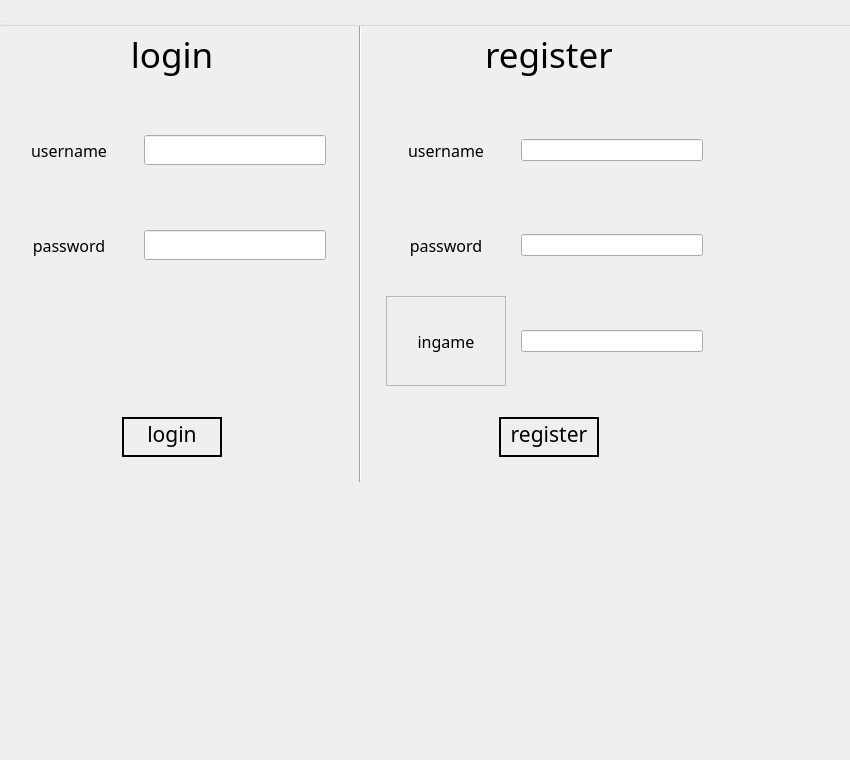
<?xml version="1.0" encoding="UTF-8"?>
<ui version="4.0">
 <class>MainWindow</class>
 <widget class="QWidget" name="MainWindow">
  <property name="geometry">
   <rect>
    <x>0</x>
    <y>0</y>
    <width>850</width>
    <height>760</height>
   </rect>
  </property>
  <property name="windowTitle">
   <string>MainWindow</string>
  </property>
  <widget class="QWidget" name="centralwidget">
   <property name="geometry">
    <rect>
     <x>0</x>
     <y>0</y>
     <width>721</width>
     <height>491</height>
    </rect>
   </property>
   <layout class="QHBoxLayout" name="horizontalLayout">
    <item>
     <widget class="QWidget" name="widget_login" native="true">
      <property name="maximumSize">
       <size>
        <width>400</width>
        <height>600</height>
       </size>
      </property>
      <layout class="QGridLayout" name="gridLayout">
       <item row="0" column="0" colspan="2">
        <widget class="QWidget" name="widget" native="true">
         <layout class="QHBoxLayout" name="horizontalLayout_6">
          <item>
           <widget class="QLabel" name="label_login">
            <property name="font">
             <font>
              <family>Poor Richard</family>
              <pointsize>26</pointsize>
             </font>
            </property>
            <property name="text">
             <string>login</string>
            </property>
            <property name="alignment">
             <set>Qt::AlignCenter</set>
            </property>
           </widget>
          </item>
         </layout>
        </widget>
       </item>
       <item row="2" column="0">
        <widget class="QWidget" name="widget_6" native="true">
         <layout class="QHBoxLayout" name="horizontalLayout_5">
          <item>
           <widget class="QLabel" name="label_log_pw">
            <property name="font">
             <font>
              <family>Poor Richard</family>
              <pointsize>12</pointsize>
             </font>
            </property>
            <property name="text">
             <string>password</string>
            </property>
            <property name="alignment">
             <set>Qt::AlignCenter</set>
            </property>
           </widget>
          </item>
         </layout>
        </widget>
       </item>
       <item row="2" column="1">
        <widget class="QWidget" name="widget_8" native="true">
         <property name="maximumSize">
          <size>
           <width>200</width>
           <height>150</height>
          </size>
         </property>
         <layout class="QHBoxLayout" name="horizontalLayout_3">
          <item>
           <widget class="QLineEdit" name="input_log_pw">
            <property name="maximumSize">
             <size>
              <width>16777215</width>
              <height>30</height>
             </size>
            </property>
           </widget>
          </item>
         </layout>
        </widget>
       </item>
       <item row="1" column="0">
        <widget class="QWidget" name="widget_5" native="true">
         <layout class="QHBoxLayout" name="horizontalLayout_4">
          <item>
           <widget class="QLabel" name="label_log_username">
            <property name="font">
             <font>
              <family>Poor Richard</family>
              <pointsize>12</pointsize>
             </font>
            </property>
            <property name="text">
             <string>username</string>
            </property>
            <property name="alignment">
             <set>Qt::AlignCenter</set>
            </property>
           </widget>
          </item>
         </layout>
        </widget>
       </item>
       <item row="1" column="1">
        <widget class="QWidget" name="widget_7" native="true">
         <property name="maximumSize">
          <size>
           <width>200</width>
           <height>150</height>
          </size>
         </property>
         <layout class="QHBoxLayout" name="horizontalLayout_2">
          <item>
           <widget class="QLineEdit" name="input_log_username">
            <property name="maximumSize">
             <size>
              <width>16777215</width>
              <height>30</height>
             </size>
            </property>
            <property name="text">
             <string/>
            </property>
           </widget>
          </item>
         </layout>
        </widget>
       </item>
       <item row="4" column="0" colspan="2">
        <widget class="QWidget" name="widget_9" native="true">
         <layout class="QHBoxLayout" name="horizontalLayout_7">
          <item>
           <widget class="QPushButton" name="loginButton">
            <property name="maximumSize">
             <size>
              <width>100</width>
              <height>40</height>
             </size>
            </property>
            <property name="font">
             <font>
              <family>Poor Richard</family>
              <pointsize>16</pointsize>
             </font>
            </property>
            <property name="styleSheet">
             <string notr="true">border-radius : 100; 
border : 2px solid black;
padding-bottom: 7px</string>
            </property>
            <property name="text">
             <string>login</string>
            </property>
           </widget>
          </item>
         </layout>
        </widget>
       </item>
       <item row="3" column="0" colspan="2">
        <widget class="QWidget" name="widget_space" native="true"/>
       </item>
      </layout>
     </widget>
    </item>
    <item>
     <widget class="QWidget" name="widget_verticalLine" native="true">
      <layout class="QHBoxLayout" name="horizontalLayout_16">
       <item>
        <widget class="Line" name="line">
         <property name="maximumSize">
          <size>
           <width>10</width>
           <height>600</height>
          </size>
         </property>
         <property name="orientation">
          <enum>Qt::Vertical</enum>
         </property>
        </widget>
       </item>
      </layout>
     </widget>
    </item>
    <item>
     <widget class="QWidget" name="widget_register" native="true">
      <property name="maximumSize">
       <size>
        <width>400</width>
        <height>600</height>
       </size>
      </property>
      <layout class="QGridLayout" name="gridLayout_2">
       <item row="0" column="0" colspan="2">
        <widget class="QWidget" name="widget_2" native="true">
         <layout class="QHBoxLayout" name="horizontalLayout_8">
          <item>
           <widget class="QLabel" name="label_register">
            <property name="font">
             <font>
              <family>Poor Richard</family>
              <pointsize>26</pointsize>
             </font>
            </property>
            <property name="text">
             <string>register</string>
            </property>
            <property name="alignment">
             <set>Qt::AlignCenter</set>
            </property>
           </widget>
          </item>
         </layout>
        </widget>
       </item>
       <item row="1" column="0">
        <widget class="QWidget" name="widget_10" native="true">
         <layout class="QHBoxLayout" name="horizontalLayout_9">
          <item>
           <widget class="QLabel" name="reg_username">
            <property name="font">
             <font>
              <family>Poor Richard</family>
              <pointsize>12</pointsize>
             </font>
            </property>
            <property name="text">
             <string>username</string>
            </property>
            <property name="alignment">
             <set>Qt::AlignCenter</set>
            </property>
           </widget>
          </item>
         </layout>
        </widget>
       </item>
       <item row="1" column="1">
        <widget class="QWidget" name="widget_12" native="true">
         <property name="maximumSize">
          <size>
           <width>200</width>
           <height>16777215</height>
          </size>
         </property>
         <layout class="QHBoxLayout" name="horizontalLayout_12">
          <item>
           <widget class="QLineEdit" name="input_reg_username"/>
          </item>
         </layout>
        </widget>
       </item>
       <item row="2" column="0">
        <widget class="QWidget" name="widget_3" native="true">
         <layout class="QHBoxLayout" name="horizontalLayout_10">
          <item>
           <widget class="QLabel" name="password">
            <property name="font">
             <font>
              <family>Poor Richard</family>
              <pointsize>12</pointsize>
             </font>
            </property>
            <property name="text">
             <string>password</string>
            </property>
            <property name="alignment">
             <set>Qt::AlignCenter</set>
            </property>
           </widget>
          </item>
         </layout>
        </widget>
       </item>
       <item row="2" column="1">
        <widget class="QWidget" name="widget_13" native="true">
         <property name="maximumSize">
          <size>
           <width>200</width>
           <height>16777215</height>
          </size>
         </property>
         <layout class="QHBoxLayout" name="horizontalLayout_13">
          <item>
           <widget class="QLineEdit" name="input_reg_pw"/>
          </item>
         </layout>
        </widget>
       </item>
       <item row="3" column="0">
        <widget class="QFrame" name="frameIngame">
         <property name="frameShape">
          <enum>QFrame::StyledPanel</enum>
         </property>
         <property name="frameShadow">
          <enum>QFrame::Raised</enum>
         </property>
         <layout class="QHBoxLayout" name="horizontalLayout_11">
          <item>
           <widget class="QLabel" name="ingame">
            <property name="font">
             <font>
              <family>Poor Richard</family>
              <pointsize>12</pointsize>
             </font>
            </property>
            <property name="text">
             <string>ingame</string>
            </property>
            <property name="alignment">
             <set>Qt::AlignCenter</set>
            </property>
           </widget>
          </item>
         </layout>
        </widget>
       </item>
       <item row="3" column="1">
        <widget class="QWidget" name="widget_14" native="true">
         <property name="maximumSize">
          <size>
           <width>200</width>
           <height>16777215</height>
          </size>
         </property>
         <layout class="QHBoxLayout" name="horizontalLayout_14">
          <item>
           <widget class="QLineEdit" name="input_reg_ingame"/>
          </item>
         </layout>
        </widget>
       </item>
       <item row="4" column="0" colspan="2">
        <widget class="QWidget" name="widget_4" native="true">
         <layout class="QHBoxLayout" name="horizontalLayout_15">
          <item>
           <widget class="QPushButton" name="registerButton">
            <property name="maximumSize">
             <size>
              <width>100</width>
              <height>40</height>
             </size>
            </property>
            <property name="font">
             <font>
              <family>Poor Richard</family>
              <pointsize>16</pointsize>
             </font>
            </property>
            <property name="styleSheet">
             <string notr="true">border-radius : 100; 
border : 2px solid black;
padding-bottom: 7px</string>
            </property>
            <property name="text">
             <string>register</string>
            </property>
           </widget>
          </item>
         </layout>
        </widget>
       </item>
      </layout>
     </widget>
    </item>
   </layout>
  </widget>
  <widget class="QMenuBar" name="menubar">
   <property name="geometry">
    <rect>
     <x>0</x>
     <y>0</y>
     <width>854</width>
     <height>26</height>
    </rect>
   </property>
  </widget>
  <widget class="QStatusBar" name="statusbar">
   <property name="geometry">
    <rect>
     <x>0</x>
     <y>0</y>
     <width>3</width>
     <height>27</height>
    </rect>
   </property>
  </widget>
 </widget>
 <resources/>
 <connections/>
</ui>
